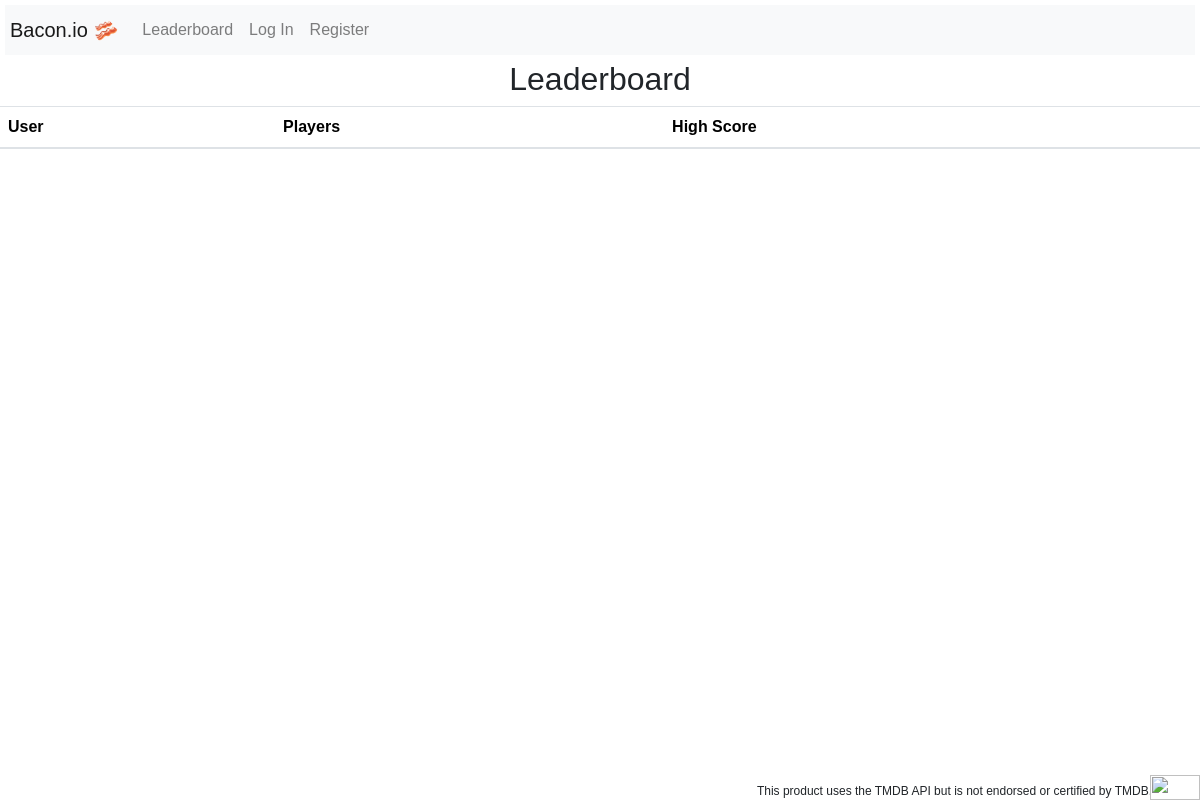
/leaderboard, run on an earlier commit of the app's database.
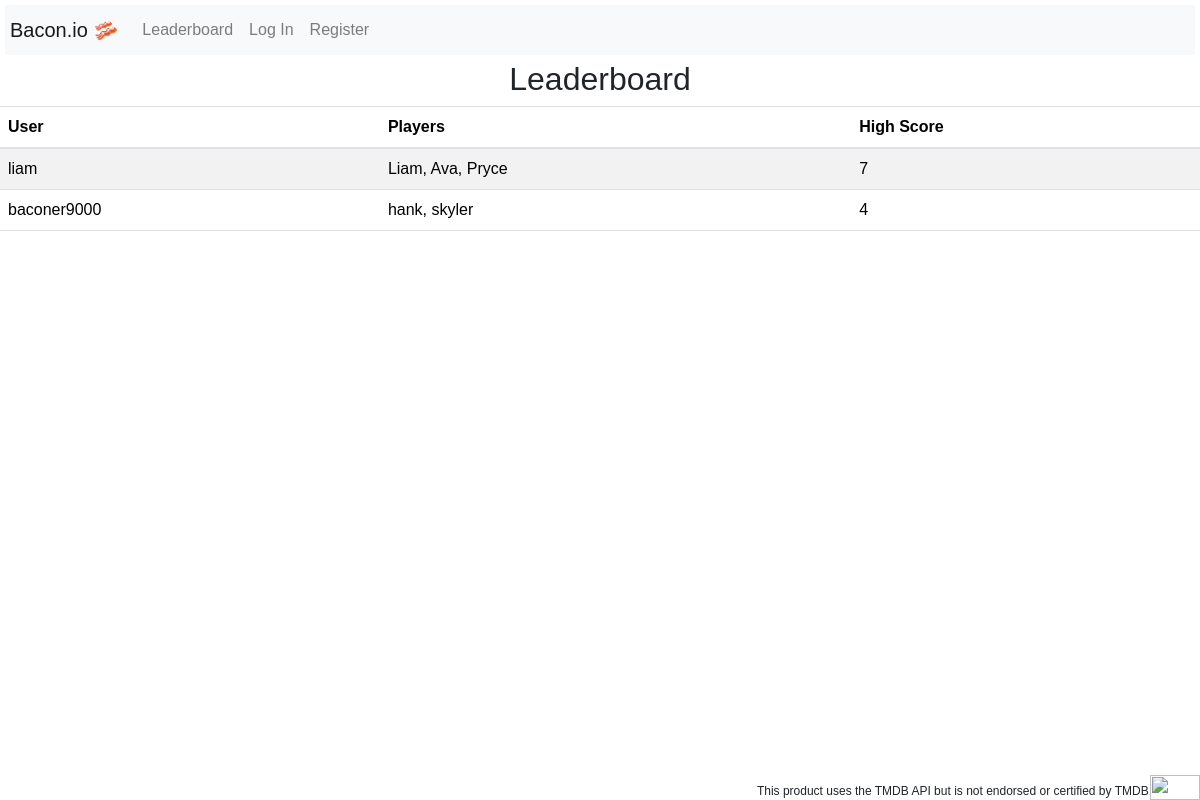
And on a later commit of the database.
### bacon/models.py (models this page shows, shortened)
class Score(models.Model):
    user = models.ForeignKey(User, on_delete=models.CASCADE)
    score = models.IntegerField()
    players = models.TextField()

class User(AbstractUser):
    pass

### bacon/views.py (the view)
# urls.py: path("leaderboard", views.leaderboard, name="leaderboard")
def leaderboard(request):
    return render(request, "bacon/leaderboard.html", {
        'scores': Score.objects.all()
    })

### bacon/templates/bacon/leaderboard.html
{% extends "bacon/layout.html" %}
{% load static %}
{% block body %}
<h2 id="leaderboard">Leaderboard</h2>
<table class="table table-striped">
    <thead>
      <tr>
        <th scope="col">User</th>
        <th scope="col">Players</th>
        <th scope="col">High Score</th>
      </tr>
    </thead>
    <tbody>
      {% for score in scores %}
        <tr>
            <td>{{score.user}}</td>
            <td>{{score.players}}</td>
            <td>{{score.score}}</td>
        </tr>
      {% endfor %}
    </tbody>
  </table>
{% endblock %}

### bacon/templates/bacon/layout.html (shortened to what this page needs)
{% load static %}
<!DOCTYPE html>
<html lang="en">
    <head>
        <link rel="stylesheet" href="https://stackpath.bootstrapcdn.com/bootstrap/4.4.1/css/bootstrap.min.css">
        <link href="https://cdn.jsdelivr.net/npm/bootstrap@5.3.3/dist/css/bootstrap.min.css" rel="stylesheet">
        <link href="{% static 'bacon/styles.css' %}" rel="stylesheet">
    </head>
    <body style="font-family: Verdana, Geneva, Tahoma, sans-serif;">
        <nav style="padding: 5px; margin: 5px;" class="navbar navbar-expand-lg navbar-light bg-light">
            <a class="navbar-brand" href="{% url 'index' %}">Bacon.io &#129363</a>
            <div>
              <ul class="navbar-nav mr-auto">
                <li class="nav-item">
                    <a class="nav-link" href="{% url 'leaderboard' %}">Leaderboard</a>
                </li>
                {% if user.is_authenticated %}
                    <li class="nav-item">
                        <a class="nav-link" href="{% url 'logout' %}">Log Out</a>
                    </li>
                    <li class="nav-item">
                        <a class="nav-link"><strong>{{ user.username }}</strong></a>
                    </li>
                {% else %}
                    <li class="nav-item">
                        <a class="nav-link" href="{% url 'login' %}">Log In</a>
                    </li>
                    <li class="nav-item">
                        <a class="nav-link" href="{% url 'register' %}">Register</a>
                    </li>
                {% endif %}
              </ul>
            </div>
          </nav>
        <div class="body">
            {% block body %}
            {% endblock %}
        </div>
        <div>
            <footer id="footer">This product uses the TMDB API but is not endorsed or certified by TMDB.</footer>
            <img id="footer-logo" src="https://www.themoviedb.org/assets/2/v4/logos/v2/blue_square_1-5bdc75aaebeb75dc7ae79426ddd9be3b2be1e342510f8202baf6bffa71d7f5c4.svg"></img>
        </div>
    </body>
</html>

### bacon/static/bacon/styles.css (style rules this page uses)
#leaderboard { text-align: center; }
#footer { position: absolute; bottom: 0; right: 4%; z-index: 10; font-size: 12px; }
#footer-logo { width: 50px; height: 25px; position: absolute; bottom: 0; right: 0; z-index: 10; }

What changed in the data, as far as the page shows it:
added Score: user "liam", players "Liam, Ava, Pryce", score "7"
added Score: user "baconer9000", players "hank, skyler", score "4"
